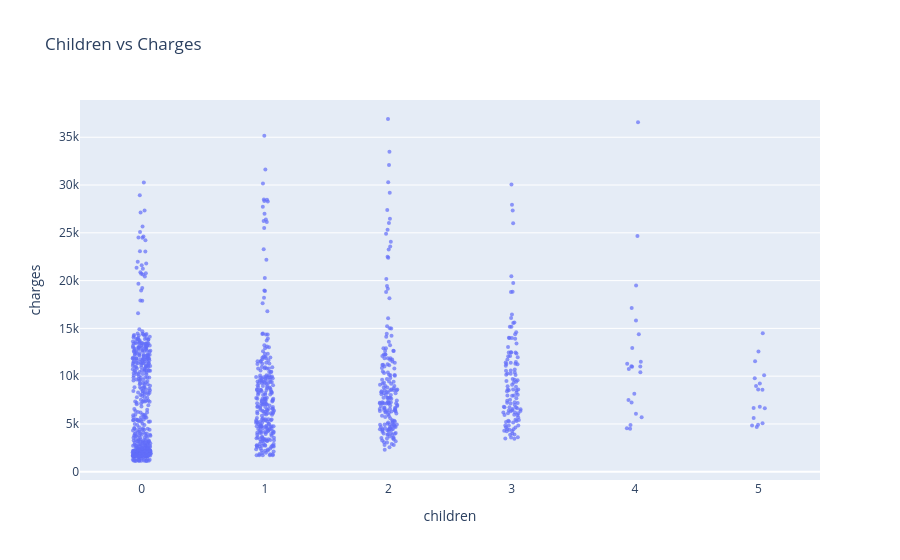

The notebook cell saved with this chart:
### Code cell
fig = px.strip(non_somker_df, x='children', y='charges', title='Children vs Charges')
fig.update_traces(marker_size=4, marker_opacity=0.7)
fig.show()

### Figure 1 — Plotly figure (JSON) as saved in the notebook; plotly's stock layout.template omitted (floating-point values rounded to 4 significant figures; data arrays with more than 128 entries replaced by an {"elided": "..."} marker saying what was removed)
{"data": [{"alignmentgroup": "True", "boxpoints": "all", "fillcolor": "rgba(255,255,255,0)", "hoveron": "points", "hovertemplate": "children=%{x}<br>charges=%{y}<extra></extra>", "legendgroup": "", "line": {"color": "rgba(255,255,255,0)"}, "marker": {"color": "#636efa", "opacity": 0.7, "size": 4}, "name": "", "offsetgroup": "", "orientation": "v", "pointpos": 0, "showlegend": false, "type": "box", "x": {"elided": "1064 int values"}, "x0": " ", "xaxis": "x", "y": {"elided": "1064 float values"}, "y0": " ", "yaxis": "y"}], "layout": {"boxmode": "group", "legend": {"tracegroupgap": 0}, "title": {"text": "Children vs Charges"}, "xaxis": {"anchor": "y", "domain": [0, 1], "title": {"text": "children"}}, "yaxis": {"anchor": "x", "domain": [0, 1], "title": {"text": "charges"}}}}
